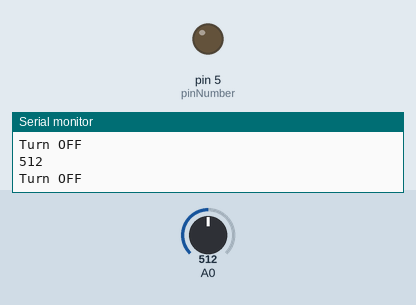
Simulated run of this sketch. Board: Arduino Uno, built with avr-gcc and run on an emulated ATmega328P. Parts: output pins drawn as LEDs (lit = HIGH), the last lines printed to the serial monitor. Inputs (shaded band) come from the test bench; at power-on: A0 = 512.

Above: at 1.8 s.
1.9 s: A0 set to 360
3.4 s: A0 set to 342
At 5.2 s:
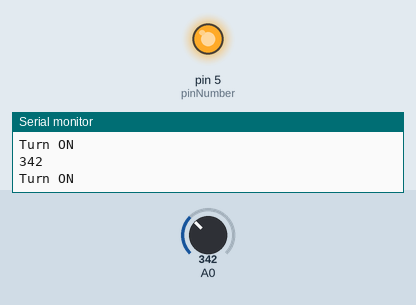
5.5 s: A0 set to 511
At 6.8 s:
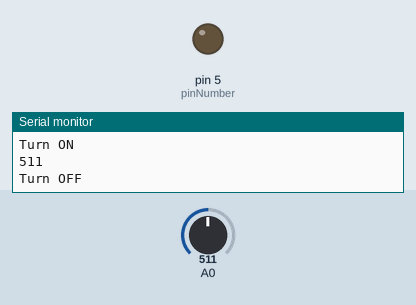
7.5 s: A0 set to 340
At 8.3 s:
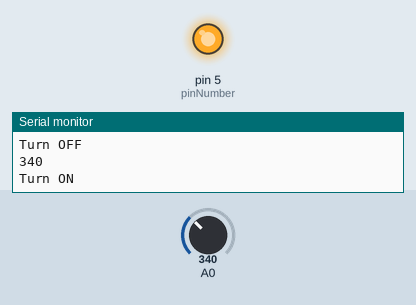
Timing chart, 0 to 10.5 s (numbered marks = the images above; inputs shaded):
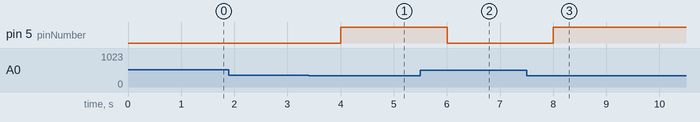

The sketch:

cds_test.ino
```cpp
int pinNumber=5;

void setup() {
  // put your setup code here, to run once:
  Serial.begin (9600);
  pinMode(pinNumber, OUTPUT);
}

void loop() {
  // put your main code here, to run repeatedly:


  int value;

  value =  analogRead(A0);

  //Serial.print( " Analog value is  " );
  Serial.println( value );

  if(value>350) {
    Serial.println("Turn OFF");
    digitalWrite(pinNumber, LOW);


  }else{
  Serial.println("Turn ON");
  digitalWrite(pinNumber, HIGH);

  }


  delay(1000);

}
```

Measured:
- the behaviour switches between 351 and 350 on A0 (found by bisection; images 0 and 1)
- after the input at 3.4 s, pin 5 (pinNumber): LOW → HIGH after 0.60 s
- after the input at 5.5 s, pin 5 (pinNumber): HIGH → LOW after 0.50 s
- after the input at 7.5 s, pin 5 (pinNumber): LOW → HIGH after 0.50 s
